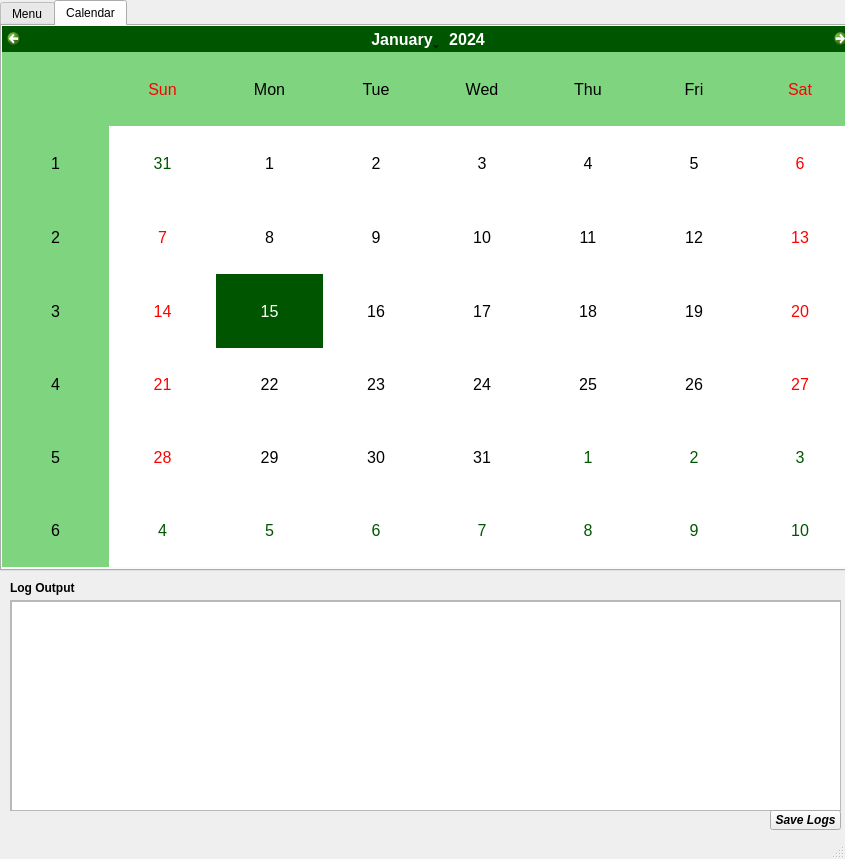
<?xml version="1.0" encoding="UTF-8"?>
<ui version="4.0">
 <class>MainWindow</class>
 <widget class="QMainWindow" name="MainWindow">
  <property name="geometry">
   <rect>
    <x>0</x>
    <y>0</y>
    <width>845</width>
    <height>859</height>
   </rect>
  </property>
  <property name="windowTitle">
   <string>Vosego - Plant Diseases Analizer </string>
  </property>
  <property name="styleSheet">
   <string notr="true"/>
  </property>
  <widget class="QWidget" name="centralwidget">
   <widget class="QTabWidget" name="tabWidget">
    <property name="geometry">
     <rect>
      <x>0</x>
      <y>0</y>
      <width>851</width>
      <height>571</height>
     </rect>
    </property>
    <property name="currentIndex">
     <number>1</number>
    </property>
    <widget class="QWidget" name="menu_tab">
     <attribute name="title">
      <string>Menu</string>
     </attribute>
     <widget class="QGroupBox" name="groupBox">
      <property name="geometry">
       <rect>
        <x>10</x>
        <y>10</y>
        <width>401</width>
        <height>531</height>
       </rect>
      </property>
      <property name="font">
       <font>
        <weight>75</weight>
        <bold>true</bold>
       </font>
      </property>
      <property name="title">
       <string>Actions</string>
      </property>
      <widget class="QToolButton" name="toolButton">
       <property name="enabled">
        <bool>false</bool>
       </property>
       <property name="geometry">
        <rect>
         <x>290</x>
         <y>500</y>
         <width>101</width>
         <height>20</height>
        </rect>
       </property>
       <property name="font">
        <font>
         <weight>75</weight>
         <bold>true</bold>
        </font>
       </property>
       <property name="text">
        <string>Analize</string>
       </property>
      </widget>
      <widget class="QToolButton" name="toolButton_3">
       <property name="geometry">
        <rect>
         <x>290</x>
         <y>40</y>
         <width>101</width>
         <height>20</height>
        </rect>
       </property>
       <property name="font">
        <font>
         <weight>50</weight>
         <bold>false</bold>
        </font>
       </property>
       <property name="text">
        <string>Add Image..</string>
       </property>
      </widget>
      <widget class="QToolButton" name="toolButton_4">
       <property name="geometry">
        <rect>
         <x>290</x>
         <y>70</y>
         <width>101</width>
         <height>20</height>
        </rect>
       </property>
       <property name="font">
        <font>
         <weight>50</weight>
         <bold>false</bold>
        </font>
       </property>
       <property name="text">
        <string>Add Folder..</string>
       </property>
      </widget>
      <widget class="QLineEdit" name="lineEdit">
       <property name="geometry">
        <rect>
         <x>20</x>
         <y>40</y>
         <width>261</width>
         <height>21</height>
        </rect>
       </property>
      </widget>
      <widget class="QLineEdit" name="lineEdit_2">
       <property name="geometry">
        <rect>
         <x>20</x>
         <y>70</y>
         <width>261</width>
         <height>21</height>
        </rect>
       </property>
      </widget>
      <widget class="QToolButton" name="toolButton_5">
       <property name="geometry">
        <rect>
         <x>290</x>
         <y>110</y>
         <width>101</width>
         <height>20</height>
        </rect>
       </property>
       <property name="text">
        <string>Add</string>
       </property>
      </widget>
      <widget class="QGroupBox" name="groupBox_2">
       <property name="enabled">
        <bool>true</bool>
       </property>
       <property name="geometry">
        <rect>
         <x>60</x>
         <y>140</y>
         <width>291</width>
         <height>291</height>
        </rect>
       </property>
       <property name="title">
        <string>Preview</string>
       </property>
       <widget class="QLabel" name="label_3">
        <property name="geometry">
         <rect>
          <x>20</x>
          <y>20</y>
          <width>256</width>
          <height>256</height>
         </rect>
        </property>
        <property name="minimumSize">
         <size>
          <width>256</width>
          <height>256</height>
         </size>
        </property>
        <property name="maximumSize">
         <size>
          <width>256</width>
          <height>256</height>
         </size>
        </property>
        <property name="text">
         <string/>
        </property>
       </widget>
      </widget>
      <widget class="QToolButton" name="toolButton_6">
       <property name="geometry">
        <rect>
         <x>200</x>
         <y>110</y>
         <width>81</width>
         <height>20</height>
        </rect>
       </property>
       <property name="text">
        <string>Clear</string>
       </property>
      </widget>
      <widget class="QLineEdit" name="lineEdit_3">
       <property name="geometry">
        <rect>
         <x>70</x>
         <y>460</y>
         <width>321</width>
         <height>21</height>
        </rect>
       </property>
      </widget>
      <widget class="QLabel" name="label_2">
       <property name="geometry">
        <rect>
         <x>30</x>
         <y>460</y>
         <width>47</width>
         <height>13</height>
        </rect>
       </property>
       <property name="text">
        <string>Name:</string>
       </property>
      </widget>
      <zorder>groupBox_2</zorder>
      <zorder>toolButton</zorder>
      <zorder>toolButton_3</zorder>
      <zorder>toolButton_4</zorder>
      <zorder>lineEdit</zorder>
      <zorder>lineEdit_2</zorder>
      <zorder>toolButton_5</zorder>
      <zorder>toolButton_6</zorder>
      <zorder>lineEdit_3</zorder>
      <zorder>label_2</zorder>
     </widget>
     <widget class="QTableWidget" name="tableWidget">
      <property name="enabled">
       <bool>true</bool>
      </property>
      <property name="geometry">
       <rect>
        <x>440</x>
        <y>30</y>
        <width>391</width>
        <height>491</height>
       </rect>
      </property>
      <property name="rowCount">
       <number>0</number>
      </property>
      <property name="columnCount">
       <number>1</number>
      </property>
      <column>
       <property name="text">
        <string>Path</string>
       </property>
       <property name="font">
        <font>
         <weight>75</weight>
         <bold>true</bold>
        </font>
       </property>
      </column>
     </widget>
     <widget class="QToolButton" name="toolButton_2">
      <property name="enabled">
       <bool>false</bool>
      </property>
      <property name="geometry">
       <rect>
        <x>800</x>
        <y>520</y>
        <width>31</width>
        <height>20</height>
       </rect>
      </property>
      <property name="font">
       <font>
        <pointsize>12</pointsize>
        <weight>75</weight>
        <bold>true</bold>
       </font>
      </property>
      <property name="text">
       <string>-</string>
      </property>
     </widget>
     <widget class="QLabel" name="label">
      <property name="geometry">
       <rect>
        <x>440</x>
        <y>10</y>
        <width>101</width>
        <height>16</height>
       </rect>
      </property>
      <property name="font">
       <font>
        <weight>75</weight>
        <bold>true</bold>
       </font>
      </property>
      <property name="text">
       <string>List to analize</string>
      </property>
     </widget>
    </widget>
    <widget class="QWidget" name="tab_2">
     <attribute name="title">
      <string>Calendar</string>
     </attribute>
     <widget class="QCalendarWidget" name="calendarWidget">
      <property name="geometry">
       <rect>
        <x>0</x>
        <y>0</y>
        <width>851</width>
        <height>541</height>
       </rect>
      </property>
      <property name="palette">
       <palette>
        <active>
         <colorrole role="WindowText">
          <brush brushstyle="SolidPattern">
           <color alpha="255">
            <red>0</red>
            <green>0</green>
            <blue>0</blue>
           </color>
          </brush>
         </colorrole>
         <colorrole role="Button">
          <brush brushstyle="SolidPattern">
           <color alpha="255">
            <red>0</red>
            <green>170</green>
            <blue>0</blue>
           </color>
          </brush>
         </colorrole>
         <colorrole role="Light">
          <brush brushstyle="SolidPattern">
           <color alpha="255">
            <red>0</red>
            <green>255</green>
            <blue>0</blue>
           </color>
          </brush>
         </colorrole>
         <colorrole role="Midlight">
          <brush brushstyle="SolidPattern">
           <color alpha="255">
            <red>0</red>
            <green>212</green>
            <blue>0</blue>
           </color>
          </brush>
         </colorrole>
         <colorrole role="Dark">
          <brush brushstyle="SolidPattern">
           <color alpha="255">
            <red>0</red>
            <green>85</green>
            <blue>0</blue>
           </color>
          </brush>
         </colorrole>
         <colorrole role="Mid">
          <brush brushstyle="SolidPattern">
           <color alpha="255">
            <red>0</red>
            <green>113</green>
            <blue>0</blue>
           </color>
          </brush>
         </colorrole>
         <colorrole role="Text">
          <brush brushstyle="SolidPattern">
           <color alpha="255">
            <red>0</red>
            <green>0</green>
            <blue>0</blue>
           </color>
          </brush>
         </colorrole>
         <colorrole role="BrightText">
          <brush brushstyle="SolidPattern">
           <color alpha="255">
            <red>255</red>
            <green>255</green>
            <blue>255</blue>
           </color>
          </brush>
         </colorrole>
         <colorrole role="ButtonText">
          <brush brushstyle="SolidPattern">
           <color alpha="255">
            <red>0</red>
            <green>0</green>
            <blue>0</blue>
           </color>
          </brush>
         </colorrole>
         <colorrole role="Base">
          <brush brushstyle="SolidPattern">
           <color alpha="255">
            <red>255</red>
            <green>255</green>
            <blue>255</blue>
           </color>
          </brush>
         </colorrole>
         <colorrole role="Window">
          <brush brushstyle="SolidPattern">
           <color alpha="255">
            <red>0</red>
            <green>170</green>
            <blue>0</blue>
           </color>
          </brush>
         </colorrole>
         <colorrole role="Shadow">
          <brush brushstyle="SolidPattern">
           <color alpha="255">
            <red>0</red>
            <green>0</green>
            <blue>0</blue>
           </color>
          </brush>
         </colorrole>
         <colorrole role="Highlight">
          <brush brushstyle="SolidPattern">
           <color alpha="255">
            <red>0</red>
            <green>85</green>
            <blue>0</blue>
           </color>
          </brush>
         </colorrole>
         <colorrole role="AlternateBase">
          <brush brushstyle="SolidPattern">
           <color alpha="255">
            <red>127</red>
            <green>212</green>
            <blue>127</blue>
           </color>
          </brush>
         </colorrole>
         <colorrole role="ToolTipBase">
          <brush brushstyle="SolidPattern">
           <color alpha="255">
            <red>255</red>
            <green>255</green>
            <blue>220</blue>
           </color>
          </brush>
         </colorrole>
         <colorrole role="ToolTipText">
          <brush brushstyle="SolidPattern">
           <color alpha="255">
            <red>0</red>
            <green>0</green>
            <blue>0</blue>
           </color>
          </brush>
         </colorrole>
         <colorrole role="PlaceholderText">
          <brush brushstyle="SolidPattern">
           <color alpha="128">
            <red>0</red>
            <green>0</green>
            <blue>0</blue>
           </color>
          </brush>
         </colorrole>
        </active>
        <inactive>
         <colorrole role="WindowText">
          <brush brushstyle="SolidPattern">
           <color alpha="255">
            <red>0</red>
            <green>0</green>
            <blue>0</blue>
           </color>
          </brush>
         </colorrole>
         <colorrole role="Button">
          <brush brushstyle="SolidPattern">
           <color alpha="255">
            <red>0</red>
            <green>170</green>
            <blue>0</blue>
           </color>
          </brush>
         </colorrole>
         <colorrole role="Light">
          <brush brushstyle="SolidPattern">
           <color alpha="255">
            <red>0</red>
            <green>255</green>
            <blue>0</blue>
           </color>
          </brush>
         </colorrole>
         <colorrole role="Midlight">
          <brush brushstyle="SolidPattern">
           <color alpha="255">
            <red>0</red>
            <green>212</green>
            <blue>0</blue>
           </color>
          </brush>
         </colorrole>
         <colorrole role="Dark">
          <brush brushstyle="SolidPattern">
           <color alpha="255">
            <red>0</red>
            <green>85</green>
            <blue>0</blue>
           </color>
          </brush>
         </colorrole>
         <colorrole role="Mid">
          <brush brushstyle="SolidPattern">
           <color alpha="255">
            <red>0</red>
            <green>113</green>
            <blue>0</blue>
           </color>
          </brush>
         </colorrole>
         <colorrole role="Text">
          <brush brushstyle="SolidPattern">
           <color alpha="255">
            <red>0</red>
            <green>0</green>
            <blue>0</blue>
           </color>
          </brush>
         </colorrole>
         <colorrole role="BrightText">
          <brush brushstyle="SolidPattern">
           <color alpha="255">
            <red>255</red>
            <green>255</green>
            <blue>255</blue>
           </color>
          </brush>
         </colorrole>
         <colorrole role="ButtonText">
          <brush brushstyle="SolidPattern">
           <color alpha="255">
            <red>0</red>
            <green>0</green>
            <blue>0</blue>
           </color>
          </brush>
         </colorrole>
         <colorrole role="Base">
          <brush brushstyle="SolidPattern">
           <color alpha="255">
            <red>255</red>
            <green>255</green>
            <blue>255</blue>
           </color>
          </brush>
         </colorrole>
         <colorrole role="Window">
          <brush brushstyle="SolidPattern">
           <color alpha="255">
            <red>0</red>
            <green>170</green>
            <blue>0</blue>
           </color>
          </brush>
         </colorrole>
         <colorrole role="Shadow">
          <brush brushstyle="SolidPattern">
           <color alpha="255">
            <red>0</red>
            <green>0</green>
            <blue>0</blue>
           </color>
          </brush>
         </colorrole>
         <colorrole role="Highlight">
          <brush brushstyle="SolidPattern">
           <color alpha="255">
            <red>0</red>
            <green>85</green>
            <blue>0</blue>
           </color>
          </brush>
         </colorrole>
         <colorrole role="AlternateBase">
          <brush brushstyle="SolidPattern">
           <color alpha="255">
            <red>127</red>
            <green>212</green>
            <blue>127</blue>
           </color>
          </brush>
         </colorrole>
         <colorrole role="ToolTipBase">
          <brush brushstyle="SolidPattern">
           <color alpha="255">
            <red>255</red>
            <green>255</green>
            <blue>220</blue>
           </color>
          </brush>
         </colorrole>
         <colorrole role="ToolTipText">
          <brush brushstyle="SolidPattern">
           <color alpha="255">
            <red>0</red>
            <green>0</green>
            <blue>0</blue>
           </color>
          </brush>
         </colorrole>
         <colorrole role="PlaceholderText">
          <brush brushstyle="SolidPattern">
           <color alpha="128">
            <red>0</red>
            <green>0</green>
            <blue>0</blue>
           </color>
          </brush>
         </colorrole>
        </inactive>
        <disabled>
         <colorrole role="WindowText">
          <brush brushstyle="SolidPattern">
           <color alpha="255">
            <red>0</red>
            <green>85</green>
            <blue>0</blue>
           </color>
          </brush>
         </colorrole>
         <colorrole role="Button">
          <brush brushstyle="SolidPattern">
           <color alpha="255">
            <red>0</red>
            <green>170</green>
            <blue>0</blue>
           </color>
          </brush>
         </colorrole>
         <colorrole role="Light">
          <brush brushstyle="SolidPattern">
           <color alpha="255">
            <red>0</red>
            <green>255</green>
            <blue>0</blue>
           </color>
          </brush>
         </colorrole>
         <colorrole role="Midlight">
          <brush brushstyle="SolidPattern">
           <color alpha="255">
            <red>0</red>
            <green>212</green>
            <blue>0</blue>
           </color>
          </brush>
         </colorrole>
         <colorrole role="Dark">
          <brush brushstyle="SolidPattern">
           <color alpha="255">
            <red>0</red>
            <green>85</green>
            <blue>0</blue>
           </color>
          </brush>
         </colorrole>
         <colorrole role="Mid">
          <brush brushstyle="SolidPattern">
           <color alpha="255">
            <red>0</red>
            <green>113</green>
            <blue>0</blue>
           </color>
          </brush>
         </colorrole>
         <colorrole role="Text">
          <brush brushstyle="SolidPattern">
           <color alpha="255">
            <red>0</red>
            <green>85</green>
            <blue>0</blue>
           </color>
          </brush>
         </colorrole>
         <colorrole role="BrightText">
          <brush brushstyle="SolidPattern">
           <color alpha="255">
            <red>255</red>
            <green>255</green>
            <blue>255</blue>
           </color>
          </brush>
         </colorrole>
         <colorrole role="ButtonText">
          <brush brushstyle="SolidPattern">
           <color alpha="255">
            <red>0</red>
            <green>85</green>
            <blue>0</blue>
           </color>
          </brush>
         </colorrole>
         <colorrole role="Base">
          <brush brushstyle="SolidPattern">
           <color alpha="255">
            <red>0</red>
            <green>170</green>
            <blue>0</blue>
           </color>
          </brush>
         </colorrole>
         <colorrole role="Window">
          <brush brushstyle="SolidPattern">
           <color alpha="255">
            <red>0</red>
            <green>170</green>
            <blue>0</blue>
           </color>
          </brush>
         </colorrole>
         <colorrole role="Shadow">
          <brush brushstyle="SolidPattern">
           <color alpha="255">
            <red>0</red>
            <green>0</green>
            <blue>0</blue>
           </color>
          </brush>
         </colorrole>
         <colorrole role="Highlight">
          <brush brushstyle="SolidPattern">
           <color alpha="255">
            <red>0</red>
            <green>120</green>
            <blue>215</blue>
           </color>
          </brush>
         </colorrole>
         <colorrole role="AlternateBase">
          <brush brushstyle="SolidPattern">
           <color alpha="255">
            <red>0</red>
            <green>170</green>
            <blue>0</blue>
           </color>
          </brush>
         </colorrole>
         <colorrole role="ToolTipBase">
          <brush brushstyle="SolidPattern">
           <color alpha="255">
            <red>255</red>
            <green>255</green>
            <blue>220</blue>
           </color>
          </brush>
         </colorrole>
         <colorrole role="ToolTipText">
          <brush brushstyle="SolidPattern">
           <color alpha="255">
            <red>0</red>
            <green>0</green>
            <blue>0</blue>
           </color>
          </brush>
         </colorrole>
         <colorrole role="PlaceholderText">
          <brush brushstyle="SolidPattern">
           <color alpha="128">
            <red>0</red>
            <green>0</green>
            <blue>0</blue>
           </color>
          </brush>
         </colorrole>
        </disabled>
       </palette>
      </property>
      <property name="font">
       <font>
        <pointsize>12</pointsize>
       </font>
      </property>
      <property name="locale">
       <locale language="English" country="UnitedStates"/>
      </property>
     </widget>
     <widget class="QLabel" name="label_5">
      <property name="geometry">
       <rect>
        <x>10</x>
        <y>550</y>
        <width>91</width>
        <height>16</height>
       </rect>
      </property>
      <property name="font">
       <font>
        <weight>75</weight>
        <bold>true</bold>
       </font>
      </property>
      <property name="text">
       <string>Log Output</string>
      </property>
     </widget>
    </widget>
   </widget>
   <widget class="QScrollArea" name="scrollArea">
    <property name="geometry">
     <rect>
      <x>10</x>
      <y>600</y>
      <width>831</width>
      <height>211</height>
     </rect>
    </property>
    <property name="widgetResizable">
     <bool>true</bool>
    </property>
    <widget class="QWidget" name="scrollAreaWidgetContents">
     <property name="geometry">
      <rect>
       <x>0</x>
       <y>0</y>
       <width>829</width>
       <height>209</height>
      </rect>
     </property>
     <widget class="QListWidget" name="listWidget">
      <property name="geometry">
       <rect>
        <x>0</x>
        <y>0</y>
        <width>831</width>
        <height>211</height>
       </rect>
      </property>
      <property name="font">
       <font>
        <family>Consolas</family>
       </font>
      </property>
     </widget>
    </widget>
   </widget>
   <widget class="QLabel" name="label_4">
    <property name="geometry">
     <rect>
      <x>10</x>
      <y>580</y>
      <width>91</width>
      <height>16</height>
     </rect>
    </property>
    <property name="font">
     <font>
      <weight>75</weight>
      <bold>true</bold>
     </font>
    </property>
    <property name="text">
     <string>Log Output</string>
    </property>
   </widget>
   <widget class="QToolButton" name="toolButton_7">
    <property name="geometry">
     <rect>
      <x>770</x>
      <y>810</y>
      <width>71</width>
      <height>20</height>
     </rect>
    </property>
    <property name="font">
     <font>
      <weight>75</weight>
      <italic>true</italic>
      <bold>true</bold>
      <underline>false</underline>
      <strikeout>false</strikeout>
     </font>
    </property>
    <property name="text">
     <string>Save Logs</string>
    </property>
   </widget>
   <widget class="Line" name="line">
    <property name="geometry">
     <rect>
      <x>10</x>
      <y>830</y>
      <width>831</width>
      <height>20</height>
     </rect>
    </property>
    <property name="orientation">
     <enum>Qt::Horizontal</enum>
    </property>
   </widget>
  </widget>
  <widget class="QStatusBar" name="statusbar">
   <property name="font">
    <font>
     <italic>true</italic>
    </font>
   </property>
  </widget>
 </widget>
 <resources/>
 <connections/>
</ui>
